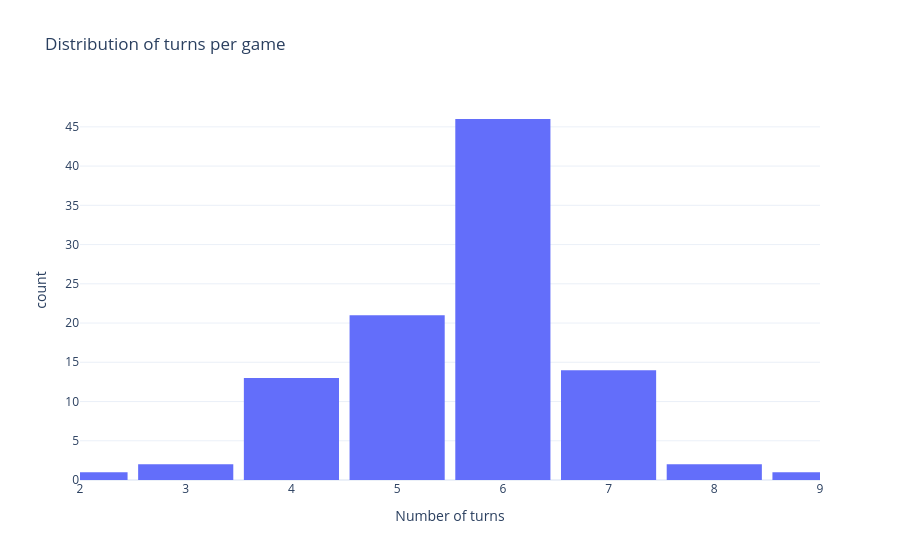

Notebook code cell kept with this figure:
### Code cell
import plotly.express as px

turns = [x.number_of_turns for x in result.all_games_results]

fig = px.histogram(
    x=turns,
    nbins=max(turns) - min(turns) + 1,
    range_x=[min(turns), max(turns)],
    title="Distribution of turns per game",
    labels={"x": "Number of turns", "y": "Games"},
)

fig.update_layout(
    bargap=0.1,
    xaxis=dict(dtick=1),
    template="plotly_white"
)

fig.show()

### Figure 1 — Plotly figure (JSON) as saved in the notebook; plotly's stock layout.template omitted (floating-point values rounded to 4 significant figures)
{"data": [{"bingroup": "x", "hovertemplate": "Number of turns=%{x}<br>count=%{y}<extra></extra>", "legendgroup": "", "marker": {"color": "#636efa", "pattern": {"shape": ""}}, "name": "", "nbinsx": 8, "orientation": "v", "showlegend": false, "type": "histogram", "x": [6, 6, 5, 5, 6, 7, 6, 5, 4, 5, 6, 6, 4, 2, 6, 7, 5, 5, 7, 6, 4, 7, 6, 6, 6, 6, 7, 6, 6, 5, 6, 5, 6, 6, 8, 4, 6, 5, 4, 6, 6, 6, 7, 7, 4, 8, 5, 7, 6, 6, 3, 7, 6, 5, 5, 6, 4, 6, 6, 6, 7, 5, 4, 6, 5, 4, 6, 4, 9, 5, 5, 6, 6, 6, 7, 5, 4, 6, 7, 6, 5, 5, 7, 6, 5, 5, 6, 6, 7, 4, 3, 6, 4, 6, 6, 6, 6, 6, 6, 6], "xaxis": "x", "yaxis": "y"}], "layout": {"bargap": 0.1, "barmode": "relative", "legend": {"tracegroupgap": 0}, "title": {"text": "Distribution of turns per game"}, "xaxis": {"anchor": "y", "domain": [0, 1], "dtick": 1, "range": [2, 9], "title": {"text": "Number of turns"}}, "yaxis": {"anchor": "x", "domain": [0, 1], "title": {"text": "count"}}}}
